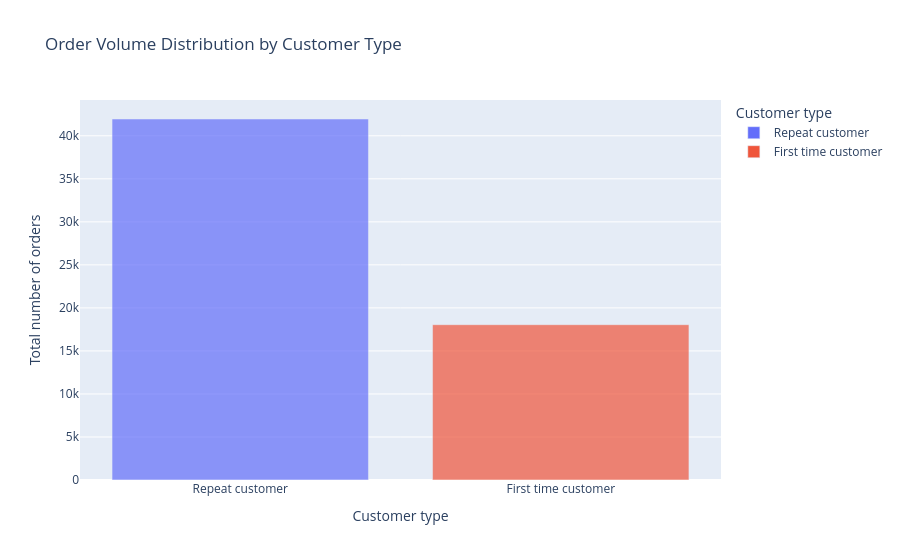

The cell this chart's notebook holds for it:
### Markdown cell above
* Order volume by customer type:

### Code cell
# Bar plot of is_first_time_customer
plot_df['ret_cust'] = plot_df['is_first_time_customer'].map({0: 'Repeat customer', 1: 'First time customer'})
counts_ftc = plot_df['ret_cust'].value_counts().reset_index()

fig = px.bar(
    counts_ftc,
    x='ret_cust', 
    y='count', 
    title='Order Volume Distribution by Customer Type', 
    labels={'count': 'Total number of orders', 'ret_cust': 'Customer type'},
    color='ret_cust',
    opacity=0.7
)

fig.show()

### Figure 1 — Plotly figure (JSON) as saved in the notebook; plotly's stock layout.template omitted (floating-point values rounded to 4 significant figures)
{"data": [{"hovertemplate": "Customer type=%{x}<br>Total number of orders=%{y}<extra></extra>", "legendgroup": "Repeat customer", "marker": {"color": "#636efa", "opacity": 0.7, "pattern": {"shape": ""}}, "name": "Repeat customer", "orientation": "v", "showlegend": true, "textposition": "auto", "type": "bar", "x": ["Repeat customer"], "xaxis": "x", "y": [41952], "yaxis": "y"}, {"hovertemplate": "Customer type=%{x}<br>Total number of orders=%{y}<extra></extra>", "legendgroup": "First time customer", "marker": {"color": "#EF553B", "opacity": 0.7, "pattern": {"shape": ""}}, "name": "First time customer", "orientation": "v", "showlegend": true, "textposition": "auto", "type": "bar", "x": ["First time customer"], "xaxis": "x", "y": [18048], "yaxis": "y"}], "layout": {"barmode": "relative", "legend": {"title": {"text": "Customer type"}, "tracegroupgap": 0}, "title": {"text": "Order Volume Distribution by Customer Type"}, "xaxis": {"anchor": "y", "categoryarray": ["Repeat customer", "First time customer"], "categoryorder": "array", "domain": [0, 1], "title": {"text": "Customer type"}}, "yaxis": {"anchor": "x", "domain": [0, 1], "title": {"text": "Total number of orders"}}}}
